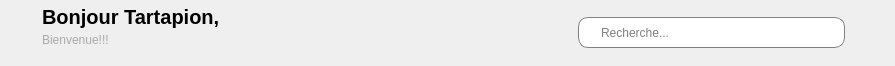
        <widget class="QWidget" name="header_widget" native="true">
         <property name="minimumSize">
          <size>
           <width>895</width>
           <height>66</height>
          </size>
         </property>
         <property name="maximumSize">
          <size>
           <width>16777215</width>
           <height>66</height>
          </size>
         </property>
         <layout class="QHBoxLayout" name="horizontalLayout_5">
          <property name="spacing">
           <number>0</number>
          </property>
          <property name="leftMargin">
           <number>0</number>
          </property>
          <property name="topMargin">
           <number>0</number>
          </property>
          <property name="rightMargin">
           <number>0</number>
          </property>
          <property name="bottomMargin">
           <number>0</number>
          </property>
          <item>
           <layout class="QHBoxLayout" name="horizontalLayout_4">
            <property name="spacing">
             <number>10</number>
            </property>
            <property name="topMargin">
             <number>5</number>
            </property>
            <property name="bottomMargin">
             <number>15</number>
            </property>
            <item>
             <widget class="QPushButton" name="pushButton">
              <property name="styleSheet">
               <string notr="true">border:none;</string>
              </property>
              <property name="text">
               <string/>
              </property>
              <property name="icon">
               <iconset resource="ressources.qrc">
                <normaloff>:/icones/menu.png</normaloff>:/icones/menu.png</iconset>
              </property>
              <property name="iconSize">
               <size>
                <width>29</width>
                <height>35</height>
               </size>
              </property>
              <property name="checkable">
               <bool>true</bool>
              </property>
             </widget>
            </item>
            <item>
             <layout class="QVBoxLayout" name="verticalLayout_15">
              <property name="spacing">
               <number>0</number>
              </property>
              <item>
               <widget class="QLabel" name="label">
                <property name="font">
                 <font>
                  <pointsize>15</pointsize>
                  <bold>true</bold>
                 </font>
                </property>
                <property name="text">
                 <string>Bonjour Tartapion,</string>
                </property>
               </widget>
              </item>
              <item>
               <widget class="QLabel" name="label_5">
                <property name="styleSheet">
                 <string notr="true">color: rgb(169, 169, 169);</string>
                </property>
                <property name="text">
                 <string>Bienvenue!!!</string>
                </property>
               </widget>
              </item>
             </layout>
            </item>
           </layout>
          </item>
          <item>
           <spacer name="horizontalSpacer_3">
            <property name="orientation">
             <enum>Qt::Orientation::Horizontal</enum>
            </property>
            <property name="sizeHint" stdset="0">
             <size>
              <width>358</width>
              <height>20</height>
             </size>
            </property>
           </spacer>
          </item>
          <item>
           <layout class="QHBoxLayout" name="horizontalLayout_3">
            <property name="rightMargin">
             <number>10</number>
            </property>
            <item>
             <widget class="QLineEdit" name="lineEdit">
              <property name="minimumSize">
               <size>
                <width>0</width>
                <height>31</height>
               </size>
              </property>
              <property name="maximumSize">
               <size>
                <width>16777215</width>
                <height>31</height>
               </size>
              </property>
              <property name="styleSheet">
               <string notr="true">QLineEdit{
	padding-left: 20px;
	border: 1px solid gray;
	border-radius:10px
}</string>
              </property>
              <property name="placeholderText">
               <string>Recherche...</string>
              </property>
             </widget>
            </item>
            <item>
             <widget class="QLabel" name="label_6">
              <property name="minimumSize">
               <size>
                <width>40</width>
                <height>40</height>
               </size>
              </property>
              <property name="maximumSize">
               <size>
                <width>40</width>
                <height>40</height>
               </size>
              </property>
              <property name="text">
               <string/>
              </property>
              <property name="pixmap">
               <pixmap resource="ressources.qrc">:/icones/profile.png</pixmap>
              </property>
              <property name="scaledContents">
               <bool>true</bool>
              </property>
             </widget>
            </item>
           </layout>
          </item>
         </layout>
        </widget>
